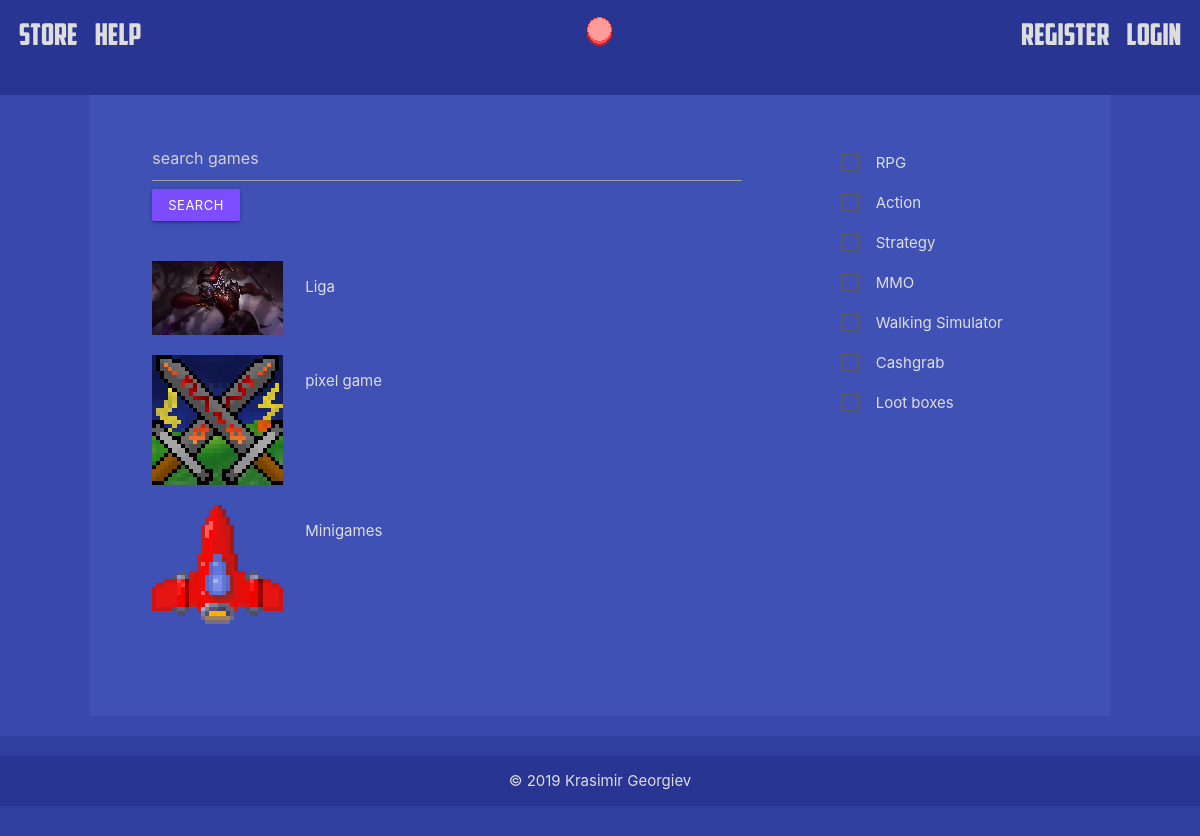
The app's page /store/search/ with its own data.
### store/models.py (models this page shows, shortened)
class Game(models.Model):
	name = models.CharField(max_length = 128)
	description = models.TextField()
	price = models.IntegerField()
	thumbnail = models.ImageField(upload_to = 'game_thumbnails/')
	takes_two_columns = models.BooleanField()
	game_files = models.FileField(upload_to ='games/')
	release_date = models.DateTimeField(auto_now_add = True)
	tags = models.ManyToManyField('Tag')
	platforms = models.ManyToManyField('Platform')
	owners = models.ManyToManyField(User)
	def get_thumbnail_url(self):
		return settings.MEDIA_URL + self.thumbnail.name

class Tag(models.Model):
	name = models.CharField(max_length = 32)
	def __str__(self):
		return self.name

### store/views.py (the view)
def search(request):
	games = Game.objects.all()
	if request.GET:
		if request.GET.get("search-text"):
			games = games.filter(name__contains=request.GET["search-text"])
		if request.GET.get("tags[]"):
			for tag_id in request.GET.getlist("tags[]"):
				games = games.filter(tags__pk=tag_id)
	tags = Tag.objects.all()
	return render(request, "store/search_bar.html", {"games": games, "tags": tags})

### store/templates/store/search_bar.html (shortened to what this page needs)
{% extends 'store/layout.html' %}
{% load static %}
{% block content %}
	<div class = "container">
		<form action = "/store/search/", method = "GET" name = "search-game" id = "search-game">
			<div class = "row padding-vert-20">
				<div class = "col s12 m7 l8">
					<input id = "search-text" type = "text" name = "search-text" placeholder="search games">
					<button type = "submit" class = "align-right btn-small">Search</button>
					{% if games %}
					<div id = "game-list-compact" class = "margin-vert-40">
						{% for game in games %}
							<div id = "game-box-compact">
								<a href = "{% url 'store:detail' game.pk %}">
									<div class = "row">
										<img src = "{{ game.get_thumbnail_url }}" width = 200 class = "col s4 m4 l3">
										<p class = "col s8 m8 l9">{{ game.name }}</p>
									</div>
								</a>
							</div>
						{% endfor %}
					</div>
					{% else %}
						<p>No games found!</p>
					{% endif %}
				</div>
				<div class = "col s1"></div>
				<div class = "col s12 m4 l3">
					{% for tag in tags %}
						<p>
							<label>
						    	<span>{{ tag }}</span>
						    </label>
						</p>
					{% endfor %}
				</div>
			</div>
		</form>
	</div>
{% endblock %}

### static/css/main.css (style rules this page uses)
* { color: #ddd; }
html { height: 100%; }
body { position: relative; min-height: 100%; }
body::after { content: ''; display: block; height: 100px; }
img { image-rendering: pixelated; }
.container { width: 90%; padding-top: 20px; }
.btn, .btn-small { background-color: #7c4dff ; }
.margin-vert-40 { margin-top: 40px; margin-bottom: 40px; }
.padding-vert-20 { padding-top: 20px; padding-bottom: 20px; }

### records on screen
Game: get_thumbnail_url (picture), name "Liga"
Game: get_thumbnail_url (picture), name "pixel game"
Game: get_thumbnail_url (picture), name "Minigames"
Tag: name "RPG"
Tag: name "Action"
Tag: name "Strategy"
Tag: name "MMO"
Tag: name "Walking Simulator"
Tag: name "Cashgrab"
Tag: name "Loot boxes"
